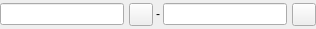
<ui version="4.0" >
 <class>SearchDateWidget</class>
 <widget class="QWidget" name="SearchDateWidget" >
  <property name="geometry" >
   <rect>
    <x>0</x>
    <y>0</y>
    <width>316</width>
    <height>29</height>
   </rect>
  </property>
  <property name="sizePolicy" >
   <sizepolicy vsizetype="Fixed" hsizetype="Preferred" >
    <horstretch>0</horstretch>
    <verstretch>0</verstretch>
   </sizepolicy>
  </property>
  <property name="maximumSize" >
   <size>
    <width>16777215</width>
    <height>30</height>
   </size>
  </property>
  <property name="windowTitle" >
   <string>Form</string>
  </property>
  <layout class="QHBoxLayout" >
   <property name="spacing" >
    <number>3</number>
   </property>
   <property name="margin" >
    <number>0</number>
   </property>
   <item>
    <layout class="QHBoxLayout" >
     <property name="spacing" >
      <number>5</number>
     </property>
     <item>
      <widget class="QLineEdit" name="uiStart" >
       <property name="sizePolicy" >
        <sizepolicy vsizetype="Fixed" hsizetype="Expanding" >
         <horstretch>0</horstretch>
         <verstretch>0</verstretch>
        </sizepolicy>
       </property>
      </widget>
     </item>
     <item>
      <widget class="QToolButton" name="pushStart" >
       <property name="toolTip" >
        <string>Choose a date from a calendar</string>
       </property>
       <property name="styleSheet" >
        <string notr="true" />
       </property>
       <property name="text" >
        <string/>
       </property>
       <property name="icon" >
        <iconset resource="common.qrc" >:/images/images/calendar.png</iconset>
       </property>
      </widget>
     </item>
    </layout>
   </item>
   <item>
    <widget class="QLabel" name="label" >
     <property name="sizePolicy" >
      <sizepolicy vsizetype="Fixed" hsizetype="Fixed" >
       <horstretch>0</horstretch>
       <verstretch>0</verstretch>
      </sizepolicy>
     </property>
     <property name="text" >
      <string>-</string>
     </property>
     <property name="textFormat" >
      <enum>Qt::PlainText</enum>
     </property>
     <property name="alignment" >
      <set>Qt::AlignCenter</set>
     </property>
    </widget>
   </item>
   <item>
    <layout class="QHBoxLayout" >
     <property name="spacing" >
      <number>5</number>
     </property>
     <item>
      <widget class="QLineEdit" name="uiEnd" >
       <property name="sizePolicy" >
        <sizepolicy vsizetype="Fixed" hsizetype="Expanding" >
         <horstretch>0</horstretch>
         <verstretch>0</verstretch>
        </sizepolicy>
       </property>
      </widget>
     </item>
     <item>
      <widget class="QToolButton" name="pushEnd" >
       <property name="toolTip" >
        <string>Choose the date from a calendar</string>
       </property>
       <property name="text" >
        <string/>
       </property>
       <property name="icon" >
        <iconset resource="common.qrc" >:/images/images/calendar.png</iconset>
       </property>
      </widget>
     </item>
    </layout>
   </item>
  </layout>
 </widget>
 <resources>
  <include location="common.qrc" />
 </resources>
 <connections/>
</ui>
